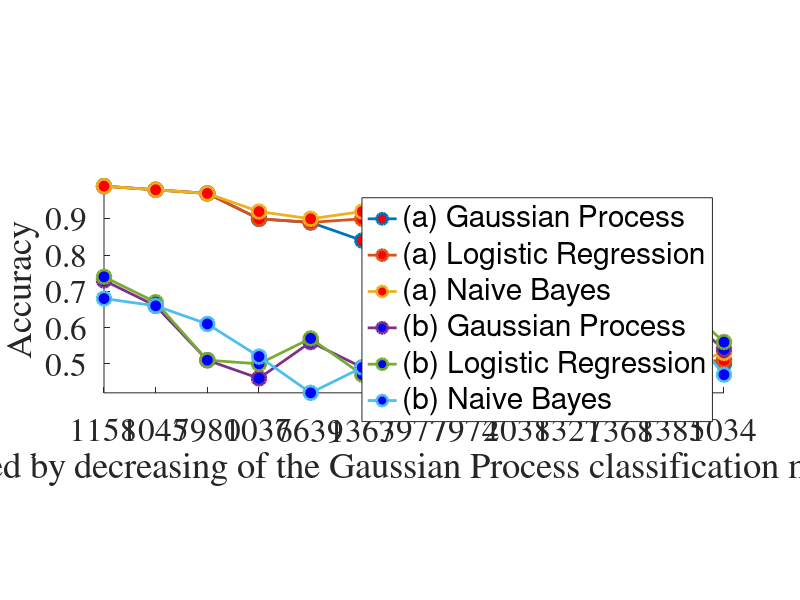

Write MATLAB code to recreate this figure.
%% Plot fot the Slides on Friday May 6th 
% AUCs for tree models, each user from the experient 
One = [0.99	0.98	0.97	0.9	0.89	0.84	0.83	0.78	0.74	0.69	0.57	0.52	0.5;
0.99	0.98	0.97	0.9	0.89	0.9	0.84	0.77	0.74	0.7	0.59	0.5	0.51;
0.99	0.98	0.97	0.92	0.9	0.92	0.85	0.81	0.78	0.67	0.57	0.49	0.53];

All = [0.73	0.66	0.51	0.46	0.56	0.49	0.61	0.57	0.6	0.52	0.71	0.66	0.54
0.74	0.67	0.51	0.5	0.57	0.47	0.6	0.55	0.7	0.5	0.73	0.69	0.56
0.68	0.66	0.61	0.52	0.42	0.49	0.56	0.56	0.75	0.55	0.61	0.64	0.47];

leg = {'(a) Gaussian Process',...
'(a) Logistic Regression',...
'(a) Naive Bayes',...
'(b) Gaussian Process',...
'(b) Logistic Regression',...
'(b) Naive Bayes'};

close all
h = figure; 
hold('on');

%set(gcf, 'Position', get(0, 'Screensize'));
pbaspect([3,1,1]);
plot(One', '-o', 'Linewidth', 2, 'MarkerSize', 10, 'MarkerFaceColor','r');
hold on
plot(All', '-o', 'Linewidth', 2, 'MarkerSize', 10, 'MarkerFaceColor','b');
legend(leg)
axis('tight');
xlala = {'1158','1045','7980','1037','6639','1363','7977','7974','2038','1327','1368','1385','1034'};
xticks(1:13);
xticklabels(xlala);%{'0','100','200','300','400','500','600','700','800'});
xlabel('Users, ordered by decreasing of the Gaussian Process classification model accuracy');% Latency, msec (256 Hz)', 'FontSize', 24, 'FontName', 'Times', 'Interpreter','latex');
ylabel('Accuracy')%[Xaxis, ', $\mu$V'], 'FontSize', 24, 'FontName', 'Times', 'Interpreter','latex');
set(gca, 'FontSize', 24, 'FontName', 'Times');

